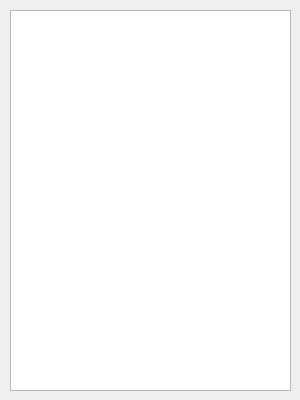
<?xml version="1.0" encoding="UTF-8"?>
<ui version="4.0">
 <class>PointsTable</class>
 <widget class="QWidget" name="PointsTable">
  <property name="geometry">
   <rect>
    <x>0</x>
    <y>0</y>
    <width>300</width>
    <height>400</height>
   </rect>
  </property>
  <property name="windowTitle">
   <string>Form</string>
  </property>
  <widget class="QTableView" name="tableView">
   <property name="geometry">
    <rect>
     <x>10</x>
     <y>10</y>
     <width>281</width>
     <height>381</height>
    </rect>
   </property>
  </widget>
 </widget>
 <resources/>
 <connections/>
</ui>
